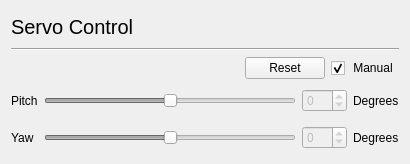
<?xml version="1.0" encoding="UTF-8"?>
<ui version="4.0">
 <class>Servo_Oculus</class>
 <widget class="QWidget" name="Servo_Oculus">
  <property name="geometry">
   <rect>
    <x>0</x>
    <y>0</y>
    <width>410</width>
    <height>164</height>
   </rect>
  </property>
  <property name="minimumSize">
   <size>
    <width>0</width>
    <height>164</height>
   </size>
  </property>
  <property name="maximumSize">
   <size>
    <width>16777215</width>
    <height>164</height>
   </size>
  </property>
  <property name="windowTitle">
   <string>Servo_Oculus</string>
  </property>
  <layout class="QVBoxLayout" name="verticalLayout_5">
   <item>
    <layout class="QVBoxLayout" name="verticalLayout_4">
     <item>
      <layout class="QVBoxLayout" name="verticalLayout_3">
       <item>
        <layout class="QHBoxLayout" name="horizontalLayout_4">
         <item>
          <widget class="QLabel" name="label_3">
           <property name="font">
            <font>
             <pointsize>15</pointsize>
             <weight>50</weight>
             <bold>false</bold>
            </font>
           </property>
           <property name="text">
            <string>Servo Control</string>
           </property>
          </widget>
         </item>
         <item>
          <spacer name="horizontalSpacer">
           <property name="orientation">
            <enum>Qt::Horizontal</enum>
           </property>
           <property name="sizeHint" stdset="0">
            <size>
             <width>40</width>
             <height>20</height>
            </size>
           </property>
          </spacer>
         </item>
        </layout>
       </item>
       <item>
        <widget class="Line" name="line">
         <property name="orientation">
          <enum>Qt::Horizontal</enum>
         </property>
        </widget>
       </item>
       <item>
        <layout class="QHBoxLayout" name="horizontalLayout_5">
         <item>
          <spacer name="horizontalSpacer_2">
           <property name="orientation">
            <enum>Qt::Horizontal</enum>
           </property>
           <property name="sizeHint" stdset="0">
            <size>
             <width>40</width>
             <height>20</height>
            </size>
           </property>
          </spacer>
         </item>
         <item>
          <widget class="QPushButton" name="ResetButton">
           <property name="text">
            <string>Reset</string>
           </property>
          </widget>
         </item>
         <item>
          <widget class="QCheckBox" name="CheckManual">
           <property name="text">
            <string> Manual</string>
           </property>
           <property name="checked">
            <bool>true</bool>
           </property>
          </widget>
         </item>
        </layout>
       </item>
      </layout>
     </item>
     <item>
      <layout class="QHBoxLayout" name="horizontalLayout_3">
       <item>
        <layout class="QVBoxLayout" name="verticalLayout_2">
         <item>
          <widget class="QLabel" name="label">
           <property name="text">
            <string>Pitch</string>
           </property>
          </widget>
         </item>
         <item>
          <widget class="QLabel" name="label_2">
           <property name="text">
            <string>Yaw</string>
           </property>
          </widget>
         </item>
        </layout>
       </item>
       <item>
        <layout class="QVBoxLayout" name="verticalLayout">
         <item>
          <layout class="QHBoxLayout" name="horizontalLayout">
           <item>
            <widget class="QSlider" name="PitchSlider">
             <property name="enabled">
              <bool>false</bool>
             </property>
             <property name="minimum">
              <number>-33</number>
             </property>
             <property name="maximum">
              <number>33</number>
             </property>
             <property name="orientation">
              <enum>Qt::Horizontal</enum>
             </property>
            </widget>
           </item>
           <item>
            <widget class="QSpinBox" name="PitchSpin">
             <property name="enabled">
              <bool>false</bool>
             </property>
             <property name="minimum">
              <number>-45</number>
             </property>
             <property name="maximum">
              <number>45</number>
             </property>
            </widget>
           </item>
           <item>
            <widget class="QLabel" name="label_4">
             <property name="text">
              <string>Degrees</string>
             </property>
            </widget>
           </item>
          </layout>
         </item>
         <item>
          <layout class="QHBoxLayout" name="horizontalLayout_2">
           <item>
            <widget class="QSlider" name="YawSlider">
             <property name="enabled">
              <bool>false</bool>
             </property>
             <property name="minimum">
              <number>-45</number>
             </property>
             <property name="maximum">
              <number>45</number>
             </property>
             <property name="orientation">
              <enum>Qt::Horizontal</enum>
             </property>
            </widget>
           </item>
           <item>
            <widget class="QSpinBox" name="YawSpin">
             <property name="enabled">
              <bool>false</bool>
             </property>
             <property name="minimum">
              <number>-45</number>
             </property>
             <property name="maximum">
              <number>45</number>
             </property>
            </widget>
           </item>
           <item>
            <widget class="QLabel" name="label_5">
             <property name="text">
              <string>Degrees</string>
             </property>
            </widget>
           </item>
          </layout>
         </item>
        </layout>
       </item>
      </layout>
     </item>
    </layout>
   </item>
  </layout>
 </widget>
 <layoutdefault spacing="6" margin="11"/>
 <resources/>
 <connections/>
</ui>
